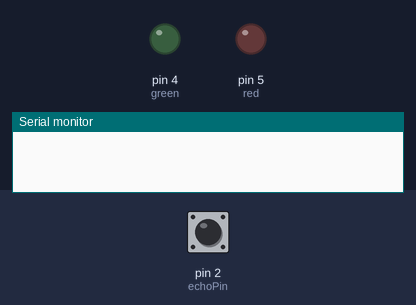
Recording of a sketch running on a simulated Arduino Uno, built with avr-gcc and run on an emulated ATmega328P. On the bench: output pins drawn as LEDs (lit = HIGH), the last lines printed to the serial monitor. The inputs (shaded band) are chosen by the test bench; at power-on: pin 2 (echoPin) LOW. Pins used as bus, display or sensor lines are not drawn.

Above: at 1.2 s.
1.3 s: pin 2 (echoPin) pulsed HIGH 5 times (0.12 s each, 0.3 s apart)
At 3.4 s:
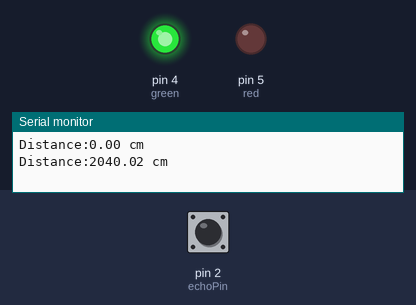
At 4.6 s:
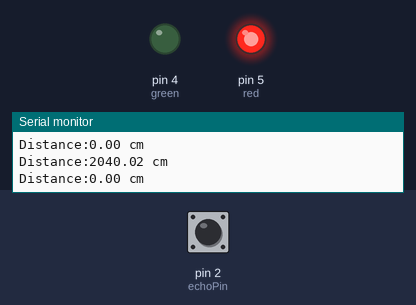
Timing chart, 0 to 6.1 s (numbered marks = the images above; inputs shaded):
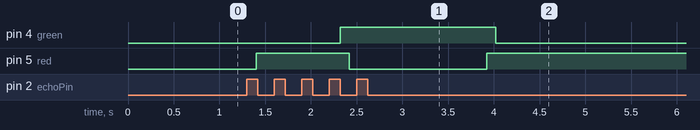

The sketch:

Ultrasonic_with_LED.ino
```cpp
// C++ code
//
int trigPin = 3;
int echoPin = 2;
int red = 5;
int green = 4;
float duration;
float distance;

void setup()
{
  pinMode(trigPin, OUTPUT);
  pinMode(echoPin, INPUT);
  pinMode(red, OUTPUT);
  pinMode(green, OUTPUT);

  Serial.begin(9600);
}

void loop()
{
  digitalWrite(trigPin, LOW);
  delay(200);

  digitalWrite(trigPin, HIGH);
  delay(200);
  digitalWrite(trigPin, LOW);


  duration = pulseIn(echoPin, HIGH);
  // Calculating Distance
  distance  =  duration * 0.034/2;
  if(distance <10){

    digitalWrite(red,HIGH);
    delay(100);
    digitalWrite(green,LOW);
    delay(100);


  }
  else if(distance >20){

    digitalWrite(green,HIGH);
    delay(100);
    digitalWrite(red,LOW);
    delay(100);

  }
  else{

    digitalWrite(green,LOW);

    digitalWrite(red,LOW);


  }

  Serial.print("Distance:");
  Serial.print(distance);
  Serial.println(" cm ");


}
```

Measured:
- after the input at 1.3 s, pin 4 (green): LOW → HIGH after 1.0 s, → LOW 1.7 s later
